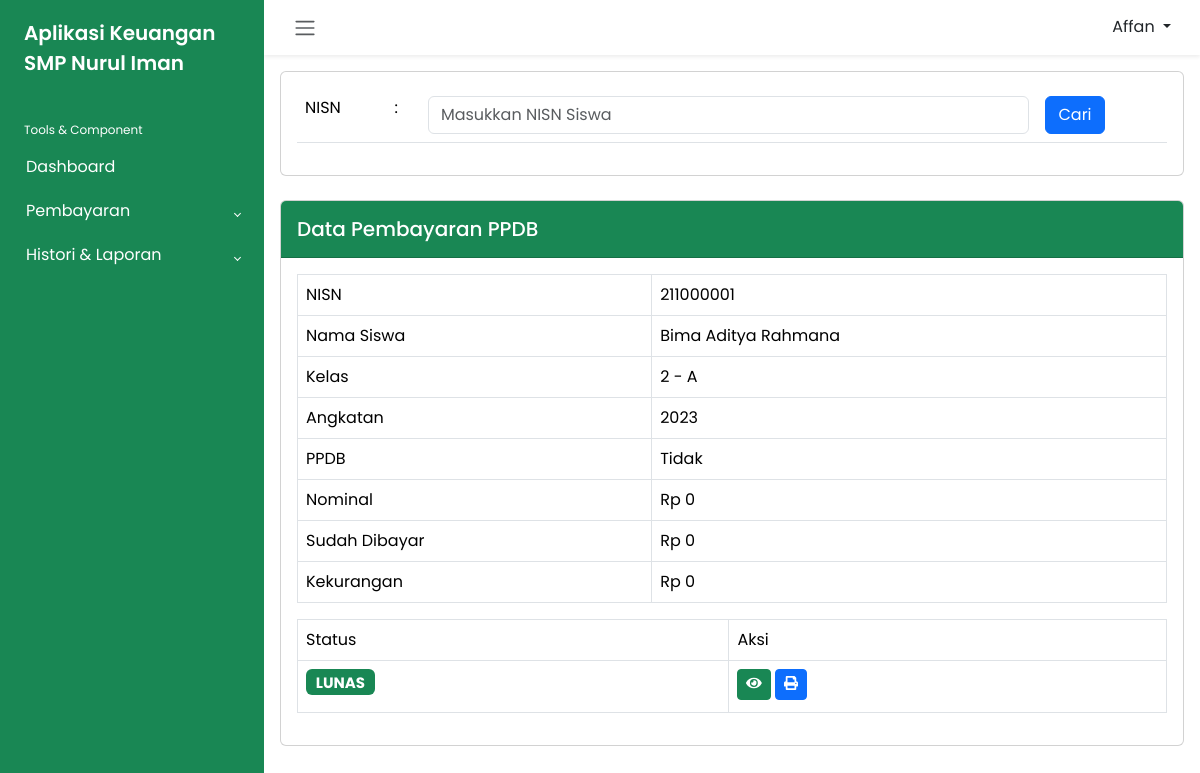
Page /petugas/pembayaran_ppdb.php?nisn=211000001 (signed in) on the committed database.
### tables this page shows
CREATE TABLE `petugas` (
  `id_petugas` int(11) NOT NULL,
  `user_name` varchar(50) NOT NULL,
  `pass_word` varchar(64) NOT NULL,
  `nama_petugas` varchar(50) NOT NULL,
  `level` enum('admin','petugas') NOT NULL
);

CREATE TABLE `siswa` (
  `nisn` char(10) NOT NULL,
  `nis` char(8) NOT NULL,
  `nama_siswa` varchar(50) NOT NULL,
  `id_kelas` int(11) NOT NULL,
  `alamat` text NOT NULL,
  `no_telp` varchar(13) NOT NULL,
  `id_ppdb` int(11) NOT NULL,
  `id_spp` int(11) NOT NULL,
  `id_buku` int(11) NOT NULL,
  `id_kegiatan` int(11) NOT NULL
);

CREATE TABLE `kelas` (
  `id_kelas` int(11) NOT NULL,
  `nama_kelas` varchar(10) NOT NULL
);

CREATE TABLE `spp` (
  `id_spp` int(11) NOT NULL,
  `tahun` int(11) NOT NULL,
  `nominal_spp` int(11) NOT NULL
);

CREATE TABLE `ppdb` (
  `id_ppdb` int(11) NOT NULL,
  `nama_ppdb` varchar(35) NOT NULL,
  `nominal_ppdb` int(11) NOT NULL
);

### function.php (called while the page is built, shortened)
<?php
    if (!function_exists('rupiah')) {
        function rupiah($rp){
            $jumlah = number_format($rp, 0,",",".");
            $rupiah = "Rp ".$jumlah;
            return $rupiah;
        }
    }
?>

### petugas/pembayaran_ppdb.php (the view, shortened to what this page needs)
<?php
include 'header.php';
include '../function.php';
?>
<div class="card mb-4">
    <div class="card-body">
        <form action="" method="GET">
            <table class="table">
                <tr>
                    <td>NISN</td>
                    <td>:</td>
                    <td><input type="text" name="nisn" placeholder="Masukkan NISN Siswa" class="form-control"></td>
                    <td><button type="submit" class="btn btn-primary" name="cari">Cari</button></td>
                </tr>
            </table>
        </form>
    </div>
</div>
<?php
if (isset($_GET['nisn']) && $_GET['nisn'] != '') {
    $nisn = $_GET['nisn'];
    $query = "SELECT * FROM siswa, kelas, spp ,ppdb
                    WHERE siswa.id_kelas = kelas.id_kelas
                    AND siswa.id_spp = spp.id_spp
                    AND siswa.id_ppdb = ppdb.id_ppdb
                    AND siswa.nisn = '$nisn'";
    $result = mysqli_query($conn, $query);
    if (mysqli_num_rows($result) <= 0) {
        echo "<script>alert('Data siswa tidak ada')
                        document.location = 'pembayaran.php';
                    </script>";
    } else {
        $row = mysqli_fetch_assoc($result);
    }
    $data_pembayaran = mysqli_query($conn, "SELECT SUM(jumlah_bayar) as jumlah_bayar
                                                        FROM pembayaran_ppdb WHERE nisn = '$row[nisn]'");
    $data_pembayaran = mysqli_fetch_assoc($data_pembayaran);
    $sudah_bayar = $data_pembayaran['jumlah_bayar'];
    $kekurangan = $row['nominal_ppdb'] - $data_pembayaran['jumlah_bayar'];
?>
    <div class="card mb-4">
        <div class="card-header bg-success py-3">
            <h5 class="m-0 font-weight-bold text-white">Data Pembayaran PPDB</h5>
        </div>
        <div class="card-body">
            <div class="table-responsive">
                <table class="table table-bordered" id="dataTable" width="100%" cellspacing="0">
                    <tr>
                        <td>NISN</td>
                        <td><?= $row['nisn'] ?></td>
                    </tr>
                    <tr>
                        <td>Nama Siswa</td>
                        <td><?= $row['nama_siswa'] ?></td>
                    </tr>
                    <tr>
                        <td>Kelas</td>
                        <td><?= $row['nama_kelas'] ?></td>
                    </tr>
                    <tr>
                        <td>Angkatan</td>
                        <td><?= $row['tahun'] ?></td>
                    </tr>
                    <tr>
                        <td>PPDB</td>
                        <td><?= $row['nama_ppdb'] ?></td>
                    </tr>
                    <tr>
                        <td>Nominal</td>
                        <td><?= rupiah($row['nominal_ppdb']) ?></td>
                    </tr>
                    <tr>
                        <td>Sudah Dibayar</td>
                        <td><?= rupiah($sudah_bayar) ?></td>
                    </tr>
                    <tr>
                        <td>Kekurangan</td>
                        <td><?= rupiah($kekurangan) ?></td>
                    </tr>
                </table>
                <table class="table table-bordered" id="dataTable" width="100%" cellspacing="0">
                    <thead>
                        <tr>
                            <td>Status</td>
                            <td>Aksi</td>
                        </tr>
                    </thead>
                    <tbody>
                        <tr>
                            <td>
                                <?php
                                if ($kekurangan == 0) {
                                    echo "<h5><span class='badge bg-success'>LUNAS</span></h5>";
                                } else { ?>
                                    <a href="transaksi_pembayaran_ppdb.php?nisn=<?= $row['nisn'] ?>&kekurangan=<?= $kekurangan ?>" class="btn btn-sm btn-danger">Bayar</span></a>
                                <?php } ?>
                            </td>
                            <td>
                                <a href="histori_pembayaran_ppdb_siswa.php?nisn=<?= $row['nisn'] ?>" class="btn btn-sm btn-success mb-1"><span class="fas fa-eye"></span></a>
                                <?php
                                if ($kekurangan == 0) {
                                    echo "<a href='cetak_pembayaran_ppdb_siswa.php?nisn=" . $row['nisn'] . "&kekurangan=" . $kekurangan . "' class='btn btn-sm btn-primary mb-1'><span class='fas fa-print'></span></a>";
                                }
                                ?>
                            </td>
                        </tr>
                    </tbody>
                </table>
            </div>
        </div>
    </div>
<?php } ?>
<?php
include 'footer.php';
?>

### petugas/header.php (shortened to what this page needs)
<?php
include '../function.php';
?>
<!DOCTYPE html>
<html lang="en">
<head>
    <link rel="stylesheet" href="../dist/css/bootstrap.min.css">
    <link rel="stylesheet" href="../dist/css/dataTables.bootstrap5.min.css">
    <link rel="stylesheet" href="../dist/css/all.css">
    <link rel="stylesheet" href="../dist/css/bootstrap-chosen.css">
    <link rel="stylesheet" href="../dist/css/style.css">
</head>
<body>
    <div class="wrapper">
        <aside id="sidebar" class="bg-success">
            <div class="h-100">
                <div class="sidebar-logo">
                    <a href="#">Aplikasi Keuangan SMP Nurul Iman</a>
                </div>
                <ul class="sidebar-nav">
                    <li class="sidebar-header">
                        Tools & Component
                    </li>
                    <li class="sidebar-item">
                        <a href="index.php" class="sidebar-link">
                            Dashboard
                        </a>
                    </li>
                    <li class="sidebar-item">
                        <a href="#" class="sidebar-link collapsed" data-bs-toggle="collapse" data-bs-target="#pembayaran" aria-expanded="false" aria-controls="pembayaran">
                            Pembayaran
                        </a>
                    </li>
                    <li class="sidebar-item">
                        <a href="#" class="sidebar-link collapsed" data-bs-toggle="collapse" data-bs-target="#histori" aria-expanded="false" aria-controls="histori">
                            Histori & Laporan
                        </a>
                    </li>
                </ul>
            </div>
        </aside>
        <div class="main">
            <nav class="navbar navbar-expand px-3 shadow-sm d-flex justify-content-between">
                <button class="btn" type="button">
                    <span class="navbar-toggler-icon"></span>
                </button>
                <?php
                $id_petugas = $_SESSION['id_petugas'];
                $query = mysqli_query($conn, "SELECT * FROM petugas WHERE id_petugas = '$id_petugas'");
                $row = mysqli_fetch_assoc($query);
                ?>
                <div class="dropdown">
                    <button class="btn dropdown-toggle" type="button" id="dropdownMenuButton1" data-bs-toggle="dropdown" aria-expanded="false">
                        <span><?= $row['nama_petugas']; ?></span>
                    </button>
                </div>
            </nav>
            <div class="container px-3 pt-3">

### rows in the picture
petugas: nama_petugas "Affan"
siswa: nisn "211000001", nama_siswa "Bima Aditya Rahmana", id_kelas.nama_kelas "2 - A", id_spp.tahun "2023", id_ppdb.nama_ppdb "Tidak", id_ppdb.nominal_ppdb "Rp 0"

### other values in the picture
rupiah($sudah_bayar) "Rp 0"
rupiah($kekurangan) "Rp 0"
